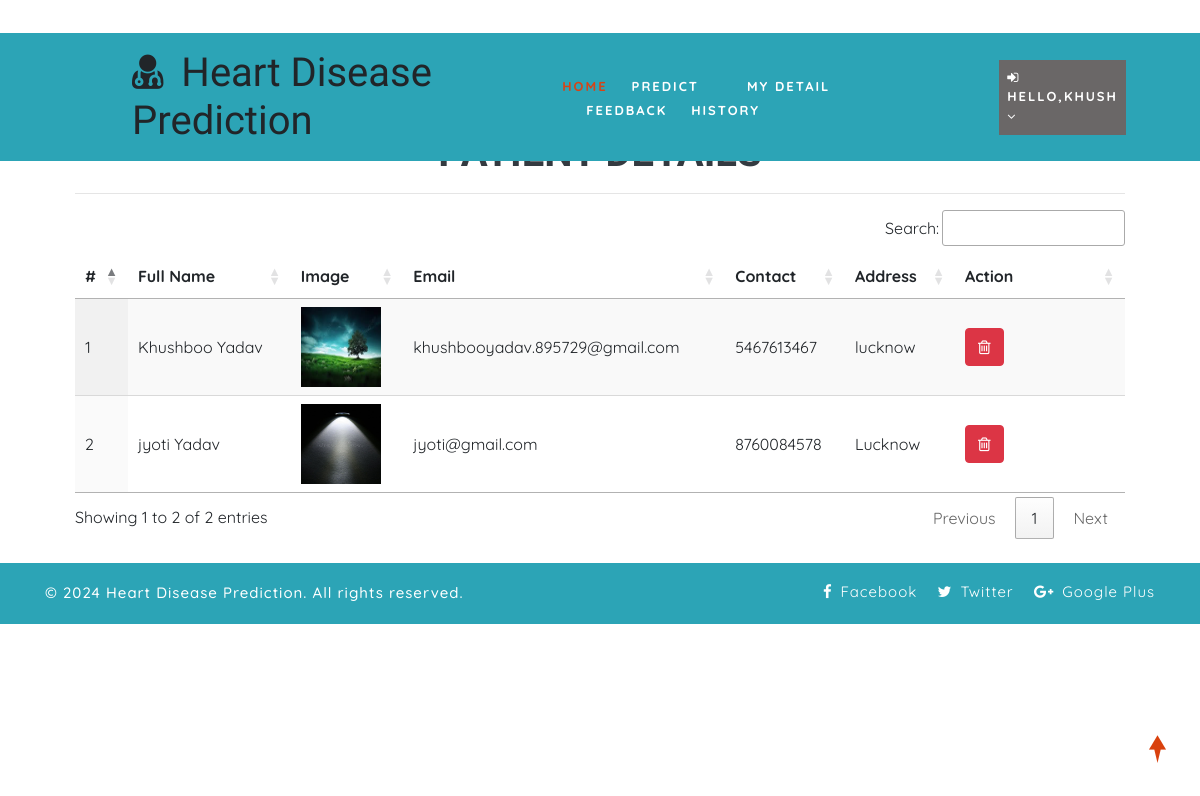
The page /view_patient (signed in) on the database its author committed.
### health/models.py (models this page shows, shortened)
class Patient(models.Model):
    user = models.ForeignKey(User, on_delete=models.CASCADE, null=True)
    contact = models.CharField(max_length=100, null=True)
    address = models.CharField(max_length=100, null=True)
    dob = models.DateField(null=True)
    image = models.FileField(null=True)

### health/views.py (the view)
# urls.py: path('view_patient', View_Patient,name="view_patient"),
@login_required(login_url="login")
def View_Patient(request):
    patient = Patient.objects.all()
    d = {'patient':patient}
    return render(request,'view_patient.html',d)

### health/templates/view_patient.html
{% extends 'index.html' %}
{% load static %}
{% block body %}
<div class="container-fluid" style="width:90%;margin-top:8%">
                    <div class="container-fluid">
                        <h1 align="center" class="w3ls-title text-uppercase text-dark font-weight-bold">Patient Details</h1>
                         </div><hr>
                                <table id="example" class="display" style="width:100%">
                                  <thead>
                                    <tr>
                                      <th>#</th>
                                      <th>Full Name</th>
                                      <th>Image</th>
                                      <th>Email</th>
                                      <th>Contact</th>
                                      <th>Address</th>
                                      <th>Action</th>
                                  </tr>
                              </thead>
                              <tbody>
                              {% for i in patient %}
                                <tr>
                                  <td>{{forloop.counter}}</td>
                                  <td>{{i.user.first_name}} {{i.user.last_name}}</td>
                                  <td>{% if i.image %}<img src="{{i.image.url}}" style="width:80px;height:80px">{% endif %}</td>
                                  <td>{{i.user.email}}</td>
                                  <td>{{i.contact}}</td>
                                  <td>{{i.address}}</td>
                                  <td style="width:150px">
                                      <a href="{% url 'delete_patient' i.id %}" ><button class="btn btn-danger" onclick="return confirm('Are you sure?')"><i class="fa fa-trash-o"></i></button></a></td>
                              </tr>
                              {% endfor %}
                          </tbody>
                      </table>
                  </div>
{% endblock %}

### health/templates/index.html (shortened to what this page needs)
<!DOCTYPE html>
{% load static %}
<html lang="zxx">
<head>
	<link rel="stylesheet" href="{% static 'css/bootstrap.css' %}">
	<link href="{% static 'css/css_slider.css' %}" type="text/css" rel="stylesheet" media="all">
	<link rel="stylesheet" href="{% static 'css/style.css' %}" type="text/css" media="all" />
	<link href="{% static 'css/font-awesome.min.css' %}" rel="stylesheet">
<link rel='stylesheet' type='text/css' href="https://cdn.datatables.net/1.10.21/css/jquery.dataTables.min.css">
<link rel='stylesheet' type='text/css' href="https://cdn.datatables.net/buttons/1.6.2/css/buttons.dataTables.min.css">
</head>
<body>
	<div id="home" style="margin-bottom:2%">
		<header>
			<div class="top-bar py-3">
				<div class="container">
					<div class="row">
						<div class="col-xl-7 col-lg-6 col-md-4 top-social-agile text-md-right text-center mt-md-0 mt-2">
							<div class="row">
								<div class="col-xl-3 col-lg-4 col-6 top-w3layouts p-md-0 text-right">
								</div>
								<div class="col-xl-3 col-lg-4 col-6 header-w3layouts text-md-right text-left">
								</div>
							</div>
						</div>
					</div>
				</div>
			</div>
		</header>
		<div class="main-top" style="background:rgb(44, 164, 182)">
			<div class="container-fluid">
				<div class="header d-md-flex justify-content-between align-items-center py-3">
					<div id="logo" style="margin-left:10%">
						<h1>
							<span class="fa fa-user-md mr-2"></span>
							<span class="logo-sp">Heart Disease Prediction</span>
						</h1>
					</div>
					{% if request.user.is_staff %}
					<div class="nav_w3ls" style="margin-right:5%">
						<nav>
							<label for="drop1" class="toggle">Menu</label>
							<input type="checkbox" id="drop1" />
							<ul class="menu" style="padding:15px;width:100%">
								<li class="mx-lg-4 mx-md-3 my-md-0 my-2"><a href="{% url 'admin_home' %}" >Home</a></li>
								<li>
									<label for="drop-2" class="toggle toogle-2"> <span class="fa fa-angle-down" aria-hidden="true"></span>
									</label>
									<a href="#"> Doctor <span class="fa fa-angle-down" aria-hidden="true"></span></a>
									<ul style="margin-top:2%;width:40%;margin-right:0%">
										<li style="width:100%;"><a href="/add_doctor" class="drop-text">Add Doctor</a></li>
										<li style="width:100%;"><a href="/view_doctor" class="drop-text">View Doctor</a></li>
									</ul>
								</li>
                                <li class="mx-lg-4 mx-md-3 my-md-0 my-2"><a href="/view_patient">Patient</a></li>
								<li class="mx-lg-4 mx-md-3 my-md-0 my-2">
									<a href="/view_search_pat">Searched Data</a></li>
								<li><a href="/view_feedback">Feedback</a></li>
							</ul>
						</nav>
					</div>
					<div class="nav_w3ls" style="margin-right:3%">
						<nav>
							<label for="drop2" class="toggle">Menu</label>
							<input type="checkbox" id="drop2" />
							<ul class="menu">
								<li class="mx-lg-4 mx-md-3 my-md-0 my-2" style="background:red;padding:8px">
									<label for="drop-2" class="toggle toogle-2"> <span class="fa fa-angle-down" aria-hidden="true"></span>
									</label>
									<a href="#"><i class="fa fa-user"></i> {{request.user.username}} <span class="fa fa-angle-down" aria-hidden="true"></span></a>
									<ul style="margin-top:10%;width:80%;margin-right:5%">
										<li style="width:100%;"><a href="{% url 'change_password' %}" class="drop-text">Password</a></li>
										<li style="width:100%;"><a href="{% url 'logout' %}" class="drop-text">Logout</a></li>
									</ul>
								</li>
							</ul>
						</nav>
					</div>
					{% elif request.user.patient_set.all.0 %}
					<div class="nav_w3ls" style="margin-left:1%;font-weight:bold">
						<nav>
							<ul class="menu" style="padding:15px;width:100%">
								<li><a href="{% url 'patient_home' %}" class="active">Home</a></li>
								<li class="mx-lg-4 mx-md-3 my-md-0 my-2"><a href="/add_heartdetail">Predict</a></li>
								<li class="mx-lg-4 mx-md-3 my-md-0 my-2"><a href="/profile_doctor">My Detail</a></li>
								<li class="mx-lg-4 mx-md-3 my-md-0 my-2"><a href="/sent_feedback">Feedback</a></li>
								<li><a href="/view_search_pat">History</a></li>
							</ul>
						</nav>
					</div>
					<div class="nav_w3ls" style="margin-right:3%">
						<nav>
							<ul class="menu">
								<li class="mx-lg-4 mx-md-3 my-md-0 my-2" style="background:#6a6767;padding:8px">
									<a href="#"><i class="fa fa-sign-in"></i> Hello,{{request.user.username}} <span class="fa fa-angle-down" aria-hidden="true"></span></a>
								</li>
							</ul>
						</nav>
					</div>
					{% endif %}
				</div>
			</div>
		</div>
		{% block body %}
		{% endblock %}
	</div>
	<div class="copy-w3pvt" style="background:rgb(44, 164, 182);color:white">
		<div class="container py-3">
			<div class="row">
				<div class="col-lg-7 w3ls_footer_grid1_left text-lg-left text-center">
					<p style="color:white">&copy; 2024 Heart Disease Prediction. All rights reserved. </a>
					</p>
				</div>
				<div class="col-lg-5 w3ls_footer_grid_left1_pos text-lg-right text-center mt-lg-0 mt-2">
					<ul style="color:white">
						<li>
							<a href="https://www.facebook.com/" target="_blank" style="color:white" class="facebook">
								<span class="fa fa-facebook-f mr-2"></span>Facebook</a>
						</li>
						<li class="mx-3">
							<a href="https://x.com/login" target="_blank" style="color:white" class="twitter">
								<span class="fa fa-twitter mr-2"></span>Twitter</a>
						</li>
						<li>
							<a href="https://www.google.com/" target="_blank" style="color:white" class="google">
								<span class="fa fa-google-plus mr-2"></span>Google Plus</a>
						</li>
					</ul>
				</div>
			</div>
		</div>
	</div>
	<a href="#home" style="color:white" class="move-top text-center"></a>
</body>
</html>

### health/static/css/style.css (style rules this page uses)
body { padding: 0; margin: 0; background: #FFF; font-family: 'Quicksand', sans-serif; }
body a, body button { transition: 0.5s all; -webkit-transition: 0.5s all; -moz-transition: 0.5s all; -o-transition: 0.5s all; -ms-transition: 0.5s all; text-decoration: none; }
html { scroll-behavior: smooth; }
h1, h2, h3, h4, h5, h6 { margin: 0; padding: 0; font-family: 'Mukta', sans-serif; }
p { margin: 0; padding: 0; font-size: 15px; letter-spacing: 1px; line-height: 1.9; color: #999; font-family: 'Quicksand', sans-serif; }
ul, ol { margin: 0; padding: 0; }
a.move-top { width: 34px; height: 34px; background: url(../images/move-top.png) no-repeat; display: inline-block; position: fixed; bottom: 4%; right: 2%; z-index: 0; }
#home { position: relative; }
.main-top { position: absolute; z-index: 999; width: 100%; background: rgba(0, 0, 0, 0.4); }
nav { margin: 0; padding: 0; }
span.logo-sp { font-weight: 100; }
nav:after { content: ""; display: table; clear: both; }
nav ul { float: right; padding: 0; margin: 0; list-style: none; position: relative; }
nav ul li { margin: 0px; display: inline-block; float: left; }
nav a { padding: 0; color: #fff; font-size: 13px; letter-spacing: 2px; font-weight: 700; text-transform: uppercase; display: inline-block; transition: 0.5s all; -webkit-transition: 0.5s all; -moz-transition: 0.5s all; -o-transition: 0.5s all; -ms-transition: 0.5s all; }
.menu li a.active, .menu li a:hover { color: #2196f3; transition: 0.5s all; -webkit-transition: 0.5s all; -moz-transition: 0.5s all; -o-transition: 0.5s all; -ms-transition: 0.5s all; color: #d84315; }
li>a:only-child:after { content: ''; }
.w3ls_footer_grid_left1_pos ul li, ul.list-part li { display: inline-block; }
.w3ls_footer_grid_left1_pos ul li a { color: #000; text-decoration: none; letter-spacing: 1px; font-size: 15px; }
.w3ls_footer_grid1_left p { color: #484848; font-weight: 500; }

### rows shown on the page
Patient: user.first_name "Khushboo", user.last_name "Yadav", image (picture), user.email "khushbooyadav.895729@gmail.com", contact "5467613467", address "lucknow"
Patient: user.first_name "jyoti", user.last_name "Yadav", image (picture), user.email "jyoti@gmail.com", contact "8760084578", address "Lucknow"

### other values the page prints
{{ request.user.username }} "KHUSH"
